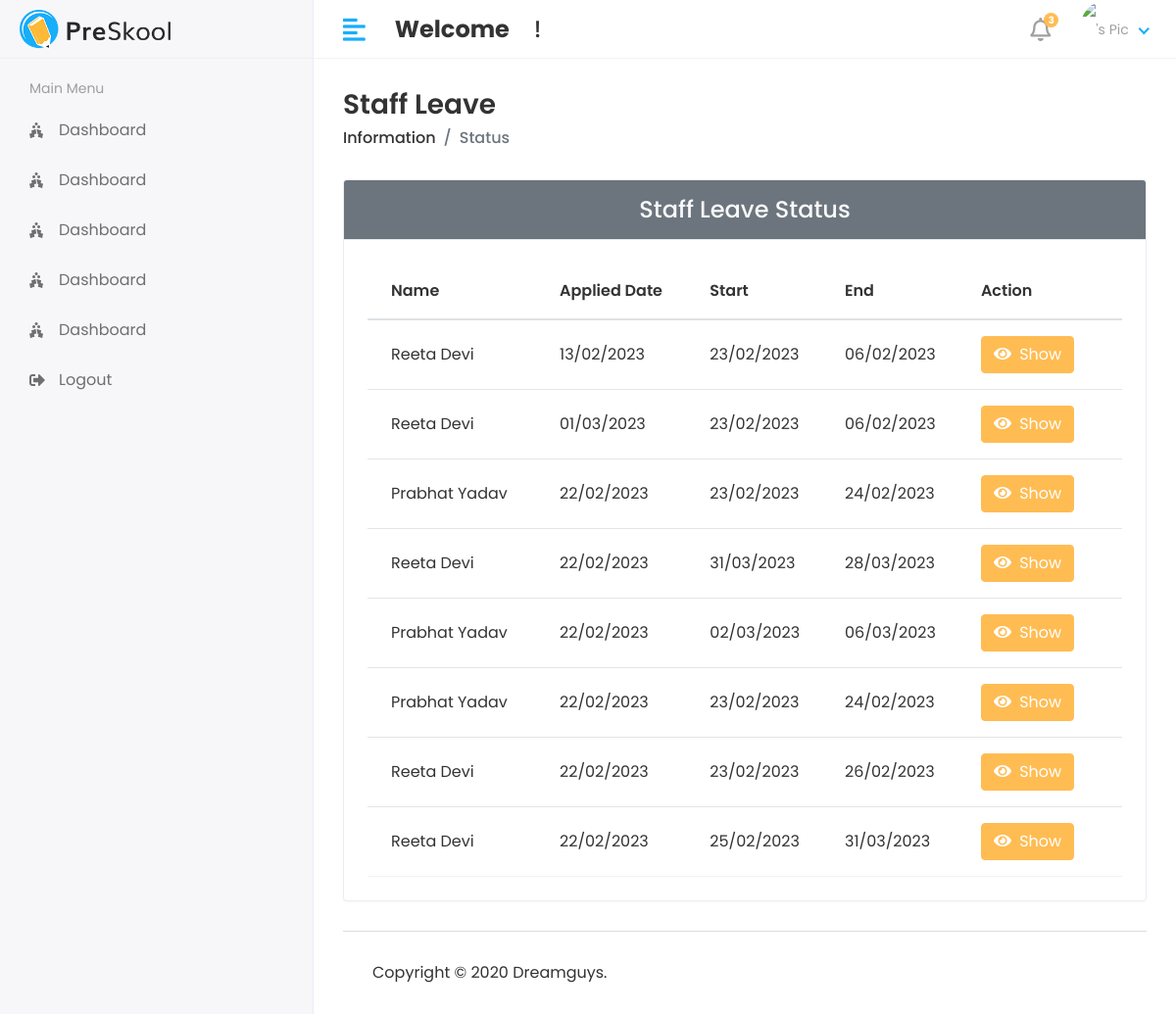
The page /Hod/Leave/staff on the database as committed earlier.
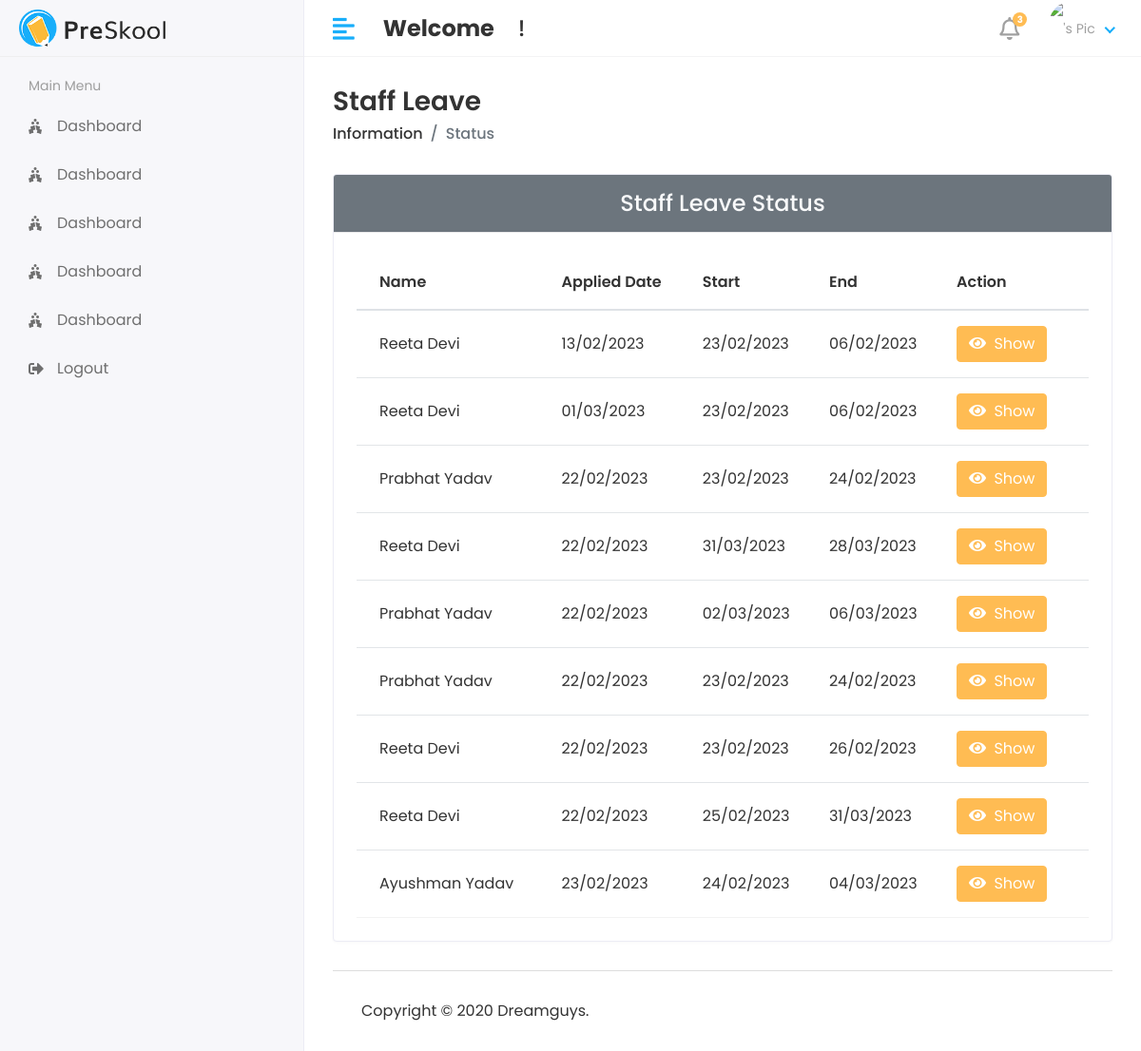
The same page on the database as committed later.
### myApp/models.py (models this page shows, shortened)
class LeaveRequest(models.Model):
  objects = None
  staff_name = models.ForeignKey(Staff, on_delete=models.CASCADE)
  leave_apply_date = models.CharField(max_length=50)
  leave_from = models.CharField(max_length=50)
  leave_to = models.CharField(max_length=50)
  subject = models.CharField(max_length=200)
  message = models.TextField()
  status = models.IntegerField(null=True, default=0)
  created_at = models.DateTimeField(auto_now_add=True)

class Staff(models.Model):
  objects = None
  admin = models.OneToOneField(CustomUser, on_delete=models.CASCADE)
  address = models.TextField()
  gender = models.CharField(max_length=100)
  created_at = models.DateTimeField(auto_now_add=True)
  updated_at = models.DateTimeField(auto_now=True)
  def __str__(self):
    return self.admin.first_name + " " + self.admin.last_name

class CustomUser(AbstractUser):
  USER = (
    (1, 'HOD'),
    (2, 'STAFF'),
    (3, 'STUDENT'),
  )
  user_type = models.CharField(choices=USER, max_length=50, default=1)
  profile_Pic = models.ImageField(upload_to='media/profilePic')

### StudentManagementProject/Hod_Views.py (the view)
def view_staff_leave(request):
  leave_request = LeaveRequest.objects.all()
  staff = Staff.objects.all()
  see_notification = StaffNotification.objects.all()
  context = {
    "staffs": staff,
    "see_notification": see_notification,
    "leave": leave_request,
  }
  return render(request, 'Hod/view_staff_leave.html', context)

### templates/Hod/view_staff_leave.html (shortened to what this page needs)
{% extends 'base.html' %}
{% block content %}
<div class="page-header">
  <div class="row align-items-center">
    <div class="col">
      <h3 class="page-title">Staff Leave</h3>
      <ul class="breadcrumb">
        <li class="breadcrumb-item"><a href="{% url 'apply_leave' %}">Information</a></li>
        <li class="breadcrumb-item active">Status</li>
      </ul>
    </div>
  </div>
</div>
<div class="row">
  <div class="col-sm-12">
    <div class="card card-table">
      <div class="card-header h4 d-flex justify-content-center bg-secondary text-light">
      Staff Leave Status
      </div>
      <div class="card-body">
        <div class="table-responsive">
          <table id="table_id" class="table table-hover table-center mb-0">
            <thead>
            <tr>
              <th>Name</th>
              <th>Applied Date</th>
              <th>Start</th>
              <th>End</th>
              <th>Action</th>
            </tr>
            </thead>
            <tbody>
            {% for i in leave %}
            <tr>
              <td>{{i.staff_name}}</td>
              <td>{{i.leave_apply_date}}</td>
              <td>{{i.leave_from}}</td>
              <td>{{i.leave_to}}</td>
              <td>
                <button class="btn btn-primary"
                        data-target="#leaveAction-{{forloop.counter}}"
                        data-toggle="modal"><i class="fa fa-eye"></i>
                  <span class="ml-1">Show</span>
                </button>
              </td>
            </tr>
            {% endfor %}
            </tbody>
          </table>
        </div>
      </div>
    </div>
  </div>
</div>
{% endblock %}

Rows that differ between the two databases and show on the page:
added LeaveRequest: staff_name "Ayushman Yadav", leave_apply_date "23/02/2023", leave_from "24/02/2023", leave_to "04/03/2023"
